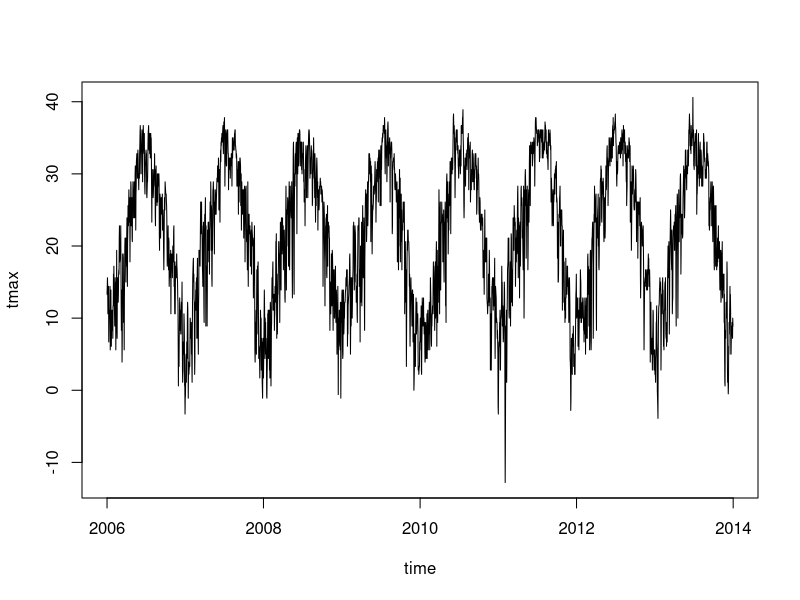

This chart was generated by the following R code:
10

print(10)

c(1,5,10,4)
c("cat","dog","mouse","apple")

7:20

33:24

c(TRUE,FALSE,TRUE,TRUE)

33:24
as.character(33:24)

as.numeric(as.character(33:24))

factor(c("cat","dog","dog"))
factor(c("cat","dog","dog","mouse"))

v = 1:10

v

v <- 1:10

one = 1
two = 2
one = two
one
two

one = 1
two = 2
one == two

x = 55
x
x = "Hello"
x

ls()

rm("v")
ls()

rm(list = ls())
ls()

v = 1:10
mean(v)
min(v)
max(v)

range(v)

v = c(4,2,3,9,1)
length(v)

l = c(TRUE, FALSE, FALSE, TRUE)
any(l)
all(l)

l = c(TRUE, FALSE, FALSE, TRUE)
sum(l)

which(l)

which.min(v)
which.max(v)

v = c(5,6,2,2,3,0,-1,2,5,6)
unique(v)

1:10 * 2
1:10 - 10
sqrt(c(4,16,64))

x = 1:5
x
x >= 3

1 %in% 1:10
11 %in% 1:10

any(1:10 == 1)
any(1:10 == 11)

paste("There are", "5", "books.")

paste("Image", 1:5)

x = 80
paste("There are", x, "books.")

paste(1, 2, 3, sep = "")
paste0(1, 2, 3)

c(1,2,3) * c(10,20,30)

1:4 * 3
1:4 * c(3,3,3,3)

c(1,2,3,4) * c(3,5)

1:5 * c(1,10,100)

seq(from = 100, to = 150, by = 10)
seq(from = 190, to = 150, by = -10)

seq(from = 5, to = 10, by = 1)
seq(5, 10, 1)

mean(1:10)
mean(x = 1:10)

seq(to = 10, by = 1, from = 5)

seq(5, 10, 1)
seq(5, 10)

vector(mode = "numeric", length = 2)
vector(mode = "character", length = 10)
vector(mode = "logical", length = 3)

rep(x = 22, times = 10)

x = c(18, 0, 9)
rep(x, 3)

x = "Subsetting strings"
substr(x, start = 1, stop = 14)
substr(x, 6, 14)
substr(x, 1, 3)

x = c(5,6,1,2,3,7)
x[3]
x[1]
x[6]

x[length(x)]

x = 1:3
x
x[2] = 300
x

x = c(43,85,10)
x[1:2]
x[c(3,1)]

x = 33:24
x
x[length(x):1]

x = c(43,85,10)
x[rep(3,4)]

x = 1:10
x[3:8] = c(15,16)
x

x = seq(85, 100, 2)
x
x > 90
x[x > 90]

x
x[x>85 & x<90]
x[x>92 | x<86]

x>90 & x<90
x[x>90 & x<90]

x = 1:10
x[100]

x = c(2,5,1,0)
mean(x)
x[2] = NA
x
mean(x)

x = c(2,5,1,0)
x[2] = NA
x
is.na(x)

!is.na(x)

x[!is.na(x)]

mean(x[!is.na(x)])

x = c(3,8,2,NA,1,7,5,NA,9)
mean(x)
mean(x, na.rm = TRUE)
max(x)
max(x, na.rm = TRUE)

add_five = function(x) {
	x_plus_five = x + 5
	return(x_plus_five)
	}

add_five(5)
add_five(7)

#x_plus_five

result = add_five(3)
result

add_five = function(x) x + 5

add_five = function(x) x + 5
#add_five()
add_five = function(x = 1) x + 5
add_five()

vector()

#add_five("one")

dat = read.csv("./Data files/338284.csv", stringsAsFactors = FALSE)
time = dat$DATE
tmax = dat$TMAX

x = Sys.Date()
x
class(x)
y = Sys.time()
y
class(y)

x + 7
x - 1000

x = as.character(x)
x
class(x)

x = as.Date(x)
x
class(x)

seq(from = as.Date("2013-01-01"),
	to = as.Date("2013-02-01"),
	by = 3)

#as.Date("07/Aug/12")
as.Date("07/Aug/12", format = "%d/%b/%y")
#as.Date("2012-August-07")
as.Date("2012-August-07", format = "%Y-%B-%d")

d = as.Date("1955-11-30")
d
format(d, "%d")
format(d, "%B")
format(d, "%Y")
format(d, "%m/%Y")

class(time)
class(tmax)

time[1:10]
tmax[1:10]

time = as.Date(as.character(time), format = "%Y%m%d")
time[1:10]
class(time)

tmax[tmax == -9999] = NA

tmax = tmax / 10
tmax[1:10]

range(time)
range(tmax, na.rm = TRUE)

range_t = range(time)
all_dates = seq(range_t[1], range_t[length(range_t)], 1)
length(all_dates)
length(time)

all(all_dates %in% time)

which(!(all_dates %in% time))

all_dates[which(!(all_dates %in% time))]

max(tmax, na.rm = TRUE)
time[which.max(tmax)]

w = time > as.Date("2005-12-31") & time < as.Date("2014-1-1")

sum(w) / length(w)

time = time[w]
tmax = tmax[w]

range(time)

################
# Figure 02_02 #
################
png("./Data files/4367OS_02_02.png",width=5.5,height=5.5,units="in",res=300)
plot(tmax)
dev.off()

################
# Figure 02_03 #
################
png("./Data files/4367OS_02_03.png",width=5.5,height=4,units="in",res=300)
plot(time, tmax, type = "l")
dev.off()

plot(tmax ~ time, type = "l")

pdf("./Data files/time_series.pdf")
plot(tmax ~ time, type = "l")
dev.off()

dat = data.frame(time = time, tmax = tmax)

# Base graphics

#################
# Figure 02_04a #
#################
png("C:\\Data\\4367OS_02_04a.png",width=5.5,height=5.5,units="in",res=300)
plot(tmax ~ time, dat, type = "l")
dev.off()

# lattice
library(lattice)

#################
# Figure 02_04b #
#################
png("C:\\Data\\4367OS_02_04b.png",width=5.5,height=5.5,units="in",res=300)
xyplot(tmax ~ time, data = dat, type = "l")
dev.off()

# ggplot2
library(ggplot2)

#################
# Figure 02_04c #
#################
png("C:\\Data\\4367OS_02_04c.png",width=5.5,height=5.5,units="in",res=300)
ggplot(dat, aes(x = time, y = tmax)) +
	geom_line()
dev.off()